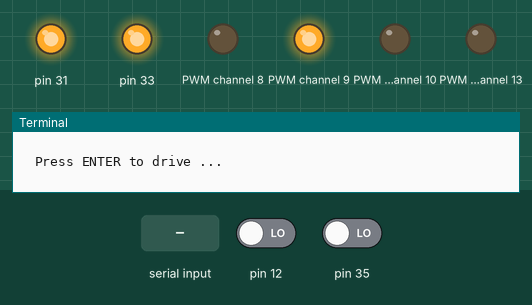
Simulated run of this program. Board: Jetson Nano (header pin numbers). Shown: output pins drawn as LEDs (lit = HIGH), the last lines printed to the terminal. Inputs (shaded band) come from the test bench; at power-on: pin 12 LOW, pin 35 LOW. The clock reads 2024-03-15 10:24:30 at power-on unless the program sets it.

Above: at 1.2 s.
1.3 s: "l" typed at the terminal, then Enter
At 1.7 s:
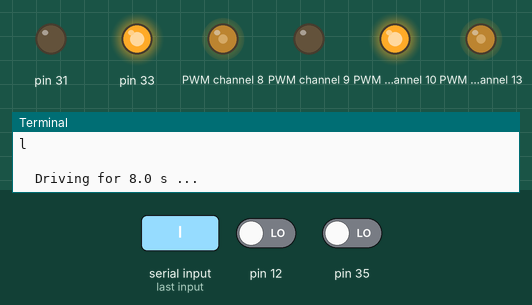
Timing chart, 0 to 10.8 s (numbered marks = the images above; inputs shaded):
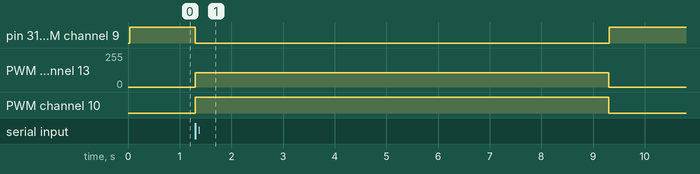

The program:

calibration_general_updated.py
```python
#!/usr/bin/env python3
"""
Diagnostic Motor Calibration — Ground-Truth Edition
====================================================
Drives both motors at equal PWM, then asks the operator for tape-measure
ground-truth measurements of where the robot ended up. From three simple
numbers (forward, lateral, drift side) it derives:

  - The actual arc the robot traveled (heading change, radius of curvature)
  - The ground distance each wheel ACTUALLY traveled (not the encoder lie)
  - The slip ratio per wheel (how much the encoder over-reports vs reality)
  - Suggested gain values calibrated to ground distance, not encoder ticks

Why this matters: encoders measure rotation, not ground motion. On
low-friction surfaces, wheel slip means the encoder can underreport the
real left/right asymmetry by 10× or more. The original encoder-only
calibration script gave wrong-sign gains because of this.

Geometry (assuming constant-curvature arc starting at origin facing +x):
    forward = R · sin(θ)
    lateral = R · (1 − cos(θ))
    →  θ = 2 · atan2(lateral, forward)
    →  R = forward / sin(θ)
    outer wheel arc = (|R| + b/2) · |θ|
    inner wheel arc = (|R| − b/2) · |θ|
"""

import time
import math
import yaml
import os

from motorDriver import DaguWheelsDriver
from encoderDriver import WheelEncoderDriver

# ── Settings (match the rest of the stack) ──────────────────────────────────
TEST_VELOCITY    = 0.25
TEST_DURATION    = 8.0
WHEEL_RADIUS     = 0.0325
TICKS_PER_REV    = 137.0
MAX_PHYSICAL_VEL = 0.5
BASELINE         = 0.185

GPIO_LEFT_ENC    = 12
GPIO_RIGHT_ENC   = 35

YAML_PATH = os.path.expanduser(
    "~/EVC/workshops/asg3_v2_maxxing/src/motor_control/config/kinematics.yaml"
)


# ── Helpers ──────────────────────────────────────────────────────────────────

def ticks_to_distance(ticks: int) -> float:
    return (ticks / TICKS_PER_REV) * 2.0 * math.pi * WHEEL_RADIUS


def ask_float(prompt: str) -> float:
    while True:
        try:
            return float(input(prompt).strip())
        except ValueError:
            print("  → please enter a number")


def ask_side(prompt: str) -> int:
    """Return +1 for left, −1 for right, 0 for straight."""
    while True:
        s = input(prompt).strip().lower()
        if s in ("l", "left"):    return +1
        if s in ("r", "right"):   return -1
        if s in ("s", "straight", ""): return 0
        print("  → please type 'left', 'right', or 'straight'")


def compute_arc_geometry(forward_m, lateral_m, baseline):
    """
    Returns (theta_rad, radius_m, d_center, d_left, d_right).

    Sign convention (ROS standard):
      + lateral = drifted LEFT
      + theta   = turned LEFT  (CCW)
    """
    if abs(lateral_m) < 1e-4:
        # Straight line
        return 0.0, float('inf'), forward_m, forward_m, forward_m

    # Heading change derived from end position (geometric identity for arcs)
    theta = 2.0 * math.atan2(lateral_m, forward_m)
    abs_theta = abs(theta)

    # Radius of curvature
    abs_R = abs(forward_m / math.sin(theta))
    d_center = abs_R * abs_theta

    if theta > 0:                       # left turn → right wheel is outer
        d_left  = (abs_R - baseline / 2.0) * abs_theta
        d_right = (abs_R + baseline / 2.0) * abs_theta
    else:                               # right turn → left wheel is outer
        d_left  = (abs_R + baseline / 2.0) * abs_theta
        d_right = (abs_R - baseline / 2.0) * abs_theta

    return theta, abs_R, d_center, d_left, d_right


def update_yaml(gain_left, gain_right):
    with open(YAML_PATH, "r") as f:
        config = yaml.safe_load(f)
    p = config["kinematics_node"]["ros__parameters"]
    p["gain_left"]  = round(gain_left,  4)
    p["gain_right"] = round(gain_right, 4)
    p["gain"]       = 1.0
    p["trim"]       = 0.0
    with open(YAML_PATH, "w") as f:
        yaml.dump(config, f, default_flow_style=False)


# ── Main ─────────────────────────────────────────────────────────────────────

def main():
    print("=" * 66)
    print("  DIAGNOSTIC MOTOR CALIBRATION  (Ground-Truth Edition)")
    print("=" * 66)
    print(f"  PWM={TEST_VELOCITY} for {TEST_DURATION}s on both wheels.")
    print(f"  Ideal forward distance: "
          f"{TEST_VELOCITY * MAX_PHYSICAL_VEL * TEST_DURATION:.2f} m")
    print()
    print("  Setup:")
    print("    1. Flat surface, robot at a marked start position")
    print("    2. Mark a STRAIGHT LINE on the floor under the wheel axle")
    print("    3. Note which direction the robot is pointing (so you can")
    print("       measure forward/lateral relative to the START heading)")
    print("    4. Have a tape measure ready")
    print("=" * 66)

    try:
        left_enc  = WheelEncoderDriver(GPIO_LEFT_ENC)
        right_enc = WheelEncoderDriver(GPIO_RIGHT_ENC)
        motors    = DaguWheelsDriver()
    except Exception as e:
        print(f"\n  Hardware init failed: {e}")
        return

    input("\n  Press ENTER to drive ...")

    try:
        left_enc._ticks  = 0
        right_enc._ticks = 0

        print(f"\n  Driving for {TEST_DURATION} s ...")
        motors.set_wheels_speed(left=TEST_VELOCITY, right=TEST_VELOCITY)
        time.sleep(TEST_DURATION)
        motors.set_wheels_speed(left=0.0, right=0.0)
        print("  Stopped.\n")

        # ── Encoder data ──────────────────────────────────────────────────────
        ticks_l    = left_enc._ticks
        ticks_r    = right_enc._ticks
        dist_l_enc = ticks_to_distance(ticks_l)
        dist_r_enc = ticks_to_distance(ticks_r)
        expected   = TEST_VELOCITY * MAX_PHYSICAL_VEL * TEST_DURATION

        print("─" * 66)
        print("  ENCODER READINGS   (what the wheels rotated, ignoring slip)")
        print("─" * 66)
        print(f"  Left  : {ticks_l:5d} ticks  →  {dist_l_enc:6.3f} m")
        print(f"  Right : {ticks_r:5d} ticks  →  {dist_r_enc:6.3f} m")
        print(f"  Diff  : {dist_l_enc - dist_r_enc:+.3f} m  (L − R)")

        # ── Ground-truth prompts ──────────────────────────────────────────────
        print("\n" + "─" * 66)
        print("  GROUND-TRUTH MEASUREMENT")
        print("─" * 66)
        print("  Measure from the robot's start mark to where it ended up.")
        print("  'Forward' is in the direction the robot was originally facing.")
        print("  'Lateral' is perpendicular drift (just the magnitude, in cm).")
        print()
        forward_cm = ask_float("  Forward distance from start (cm): ")
        lateral_cm = ask_float("  Lateral drift magnitude (cm): ")
        side       = ask_side("  Drifted to which side? (left/right/straight): ")

        forward_m = forward_cm / 100.0
        lateral_m = (side * lateral_cm) / 100.0   # + = left, − = right

        theta, R, d_center, d_left_gnd, d_right_gnd = compute_arc_geometry(
            forward_m, lateral_m, BASELINE
        )

        # ── Slip ratios ───────────────────────────────────────────────────────
        slip_l = dist_l_enc / d_left_gnd  if d_left_gnd  > 1e-3 else float('inf')
        slip_r = dist_r_enc / d_right_gnd if d_right_gnd > 1e-3 else float('inf')

        # ── Gain calculations ────────────────────────────────────────────────
        gain_l_gt  = expected / d_left_gnd  if d_left_gnd  > 1e-3 else 1.0
        gain_r_gt  = expected / d_right_gnd if d_right_gnd > 1e-3 else 1.0
        gain_l_enc = expected / dist_l_enc if dist_l_enc > 1e-3 else 1.0
        gain_r_enc = expected / dist_r_enc if dist_r_enc > 1e-3 else 1.0

        # ── Report ────────────────────────────────────────────────────────────
        print("\n" + "=" * 66)
        print("  DIAGNOSTIC RESULTS")
        print("=" * 66)

        print(f"\n  Path geometry (from your measurements):")
        side_label = "LEFT" if side > 0 else "RIGHT" if side < 0 else "straight"
        print(f"    End position     : forward={forward_m:.3f} m  "
              f"lateral={lateral_m:+.3f} m  ({side_label})")
        print(f"    Heading change   : {math.degrees(theta):+6.1f}°")
        if math.isfinite(R):
            print(f"    Arc radius       : {R:.3f} m")
        else:
            print(f"    Arc radius       : ∞ (straight line)")
        print(f"    Center traveled  : {d_center:.3f} m")

        print(f"\n  Per-wheel distances:")
        print(f"    {'':14} {'Encoder':>10}  {'Ground':>10}   {'Slip':>6}")
        print(f"    Left  wheel : {dist_l_enc:8.3f} m  {d_left_gnd:8.3f} m   "
              f"{slip_l:5.2f}×")
        print(f"    Right wheel : {dist_r_enc:8.3f} m  {d_right_gnd:8.3f} m   "
              f"{slip_r:5.2f}×")
        print(f"\n  Slip ratio = encoder / ground.  1.0 = no slip.")
        print(f"  > 1.0 = wheel spun more than it actually moved on the floor.")

        if abs(slip_l - slip_r) < 0.1:
            verdict = "Wheels have similar slip; drift is from motor asymmetry."
        elif slip_l > slip_r:
            verdict = ("LEFT wheel slips more → robot drifts LEFT under equal "
                       "PWM (right pushes more effectively).")
        else:
            verdict = ("RIGHT wheel slips more → robot drifts RIGHT under "
                       "equal PWM (left pushes more effectively).")
        print(f"\n  → {verdict}")

        print(f"\n  Suggested gains (calibrated to GROUND distance):")
        print(f"    gain_left  : {gain_l_gt:.4f}")
        print(f"    gain_right : {gain_r_gt:.4f}")
        print(f"    Ratio L/R  : {gain_l_gt / gain_r_gt:.4f}")
        print(f"    (Higher gain on a wheel = more PWM to that wheel)")

        print(f"\n  For comparison, the OLD encoder-only method would suggest:")
        print(f"    gain_left  : {gain_l_enc:.4f}   ← wrong-sign on slippery floor")
        print(f"    gain_right : {gain_r_enc:.4f}")
        print("=" * 66)

        # ── Save? ─────────────────────────────────────────────────────────────
        save = input("\n  Save ground-truth gains to kinematics.yaml? [y/n]: ") \
                  .strip().lower()
        if save == "y":
            update_yaml(gain_l_gt, gain_r_gt)
            print(f"\n  Saved to {YAML_PATH}")
            print("  Next: colcon build && source install/setup.bash")
        else:
            print("\n  Not saved.  Apply manually if you want:")
            print(f"    gain_left:  {gain_l_gt:.4f}")
            print(f"    gain_right: {gain_r_gt:.4f}")

    except KeyboardInterrupt:
        print("\n  Interrupted.")
    finally:
        motors.set_wheels_speed(left=0.0, right=0.0)
        motors.close()
        print("\n  Motors shut down.\n")


if __name__ == "__main__":
    main()
```

motorDriver.py
```python
#!/usr/bin/env python2

from math import fabs, floor
import Jetson.GPIO as GPIO
import hat

class DaguWheelsDriver:
    """Class handling communication with motors."""
    GPIO_MOTOR_ENCODER_1=12
    GPIO_MOTOR_ENCODER_2=35
    gpio_pin = 19


    LEFT_MOTOR_MIN_PWM = 60  #: Minimum speed for left motor
    LEFT_MOTOR_MAX_PWM = 255  #: Maximum speed for left motor
    RIGHT_MOTOR_MIN_PWM = 60  #: Minimum speed for right motor
    RIGHT_MOTOR_MAX_PWM = 255  #: Maximum speed for right motor
    SPEED_TOLERANCE = 1.0e-2  #: Speed tolerance level

    def __init__(self):
        self.DTHAT = hat.HATv3()
        self.leftMotor = self.DTHAT.get_motor(1, "left")
        self.rightMotor = self.DTHAT.get_motor(2, "right")
        # print out some stats
        self.leftSpeed = 0.0
        self.rightSpeed = 0.0
        #self.driver_1 = WheelEncoderDriver(self.GPIO_MOTOR_ENCODER_1)
        #self.driver_2 = WheelEncoderDriver(self.GPIO_MOTOR_ENCODER_2)

        self._pwm_update()

    def set_wheels_speed(self, left, right):
        """Sets speed of motors.

        Args:
           left (:obj:`float`): speed for the left wheel, should be between -1 and 1
           right (:obj:`float`): speed for the right wheel, should be between -1 and 1
        """
        self.leftSpeed = left
        self.rightSpeed = right
        self._pwm_update()

    def _pwm_value(self, v, min_pwm, max_pwm):
        """Transforms the requested speed into an int8 number.

        Args:
            v (:obj:`float`): requested speed, should be between -1 and 1.
            min_pwm (:obj:`int8`): minimum speed as int8
            max_pwm (:obj:`int8`): maximum speed as int8
        """
        pwm = 0
        if fabs(v) > self.SPEED_TOLERANCE:
            pwm = int(floor(fabs(v) * (max_pwm - min_pwm) + min_pwm))
        return min(pwm, max_pwm)

    def _pwm_update(self):
        """Sends commands to the microcontroller.

        Updates the current PWM signals (left and right) according to the
        linear velocities of the motors. The requested speed gets
        tresholded.
        """
        vl = self.leftSpeed
        vr = self.rightSpeed

        pwml = self._pwm_value(vl, self.LEFT_MOTOR_MIN_PWM, self.LEFT_MOTOR_MAX_PWM)
        pwmr = self._pwm_value(vr, self.RIGHT_MOTOR_MIN_PWM, self.RIGHT_MOTOR_MAX_PWM)
        leftMotorMode = hat.MotorDirection.RELEASE
        rightMotorMode = hat.MotorDirection.RELEASE

        if fabs(vl) < self.SPEED_TOLERANCE:
            pwml = 0
        elif vl > 0:
            leftMotorMode = hat.MotorDirection.FORWARD
        elif vl < 0:
            leftMotorMode = hat.MotorDirection.BACKWARD

        if fabs(vr) < self.SPEED_TOLERANCE:
            pwmr = 0
        elif vr > 0:
            rightMotorMode = hat.MotorDirection.FORWARD
        elif vr < 0:
            rightMotorMode = hat.MotorDirection.BACKWARD

        self.leftMotor.set(leftMotorMode, pwml)
        self.rightMotor.set(rightMotorMode, pwmr)

    def close(self):
        """Releases the motors and cleans up resources."""
        self.leftMotor.set(hat.MotorDirection.RELEASE)
        self.rightMotor.set(hat.MotorDirection.RELEASE)
        GPIO.cleanup()
```

encoderDriver.py
```python
#!/usr/bin/env python2

from enum import IntEnum
import Jetson.GPIO as GPIO
import time

class WheelDirection(IntEnum):
    FORWARD = 1
    REVERSE = -1

def current_milli_time():
    return int(round(time.time() * 1000))

class WheelEncoderDriver:
    """Class handling communication with a wheel encoder."""

    def __init__(self, gpio_pin):
        # valid gpio_pin
        if not 1 <= gpio_pin <= 40:
            raise ValueError("The pin number must be within the range [1, 40].")

        self._gpio_pin = gpio_pin

        current_mode = GPIO.getmode()
        if current_mode is None:
            # If nothing else set it, default to BOARD (since you use 12 and 35)
            GPIO.setmode(GPIO.BOARD)

        # setup pin
        GPIO.setup(gpio_pin, GPIO.IN)
        GPIO.add_event_detect(gpio_pin, GPIO.RISING, callback=self._cb)

        self.I = 0
        self.D = 0
        self._last_meas = 0
        self._last_time = current_milli_time() # Initialize with actual time
        self._ticks = 0
        self._direction = WheelDirection.FORWARD

    def get_direction(self):
        return self._direction

    def set_direction(self, direction):
        self._direction = direction

    def _cb(self, _):
        tim = current_milli_time()
        self._ticks += self._direction.value

        self.I += self._direction.value * (tim - self._last_time)

        self._last_time = tim

    def shutdown(self):
        GPIO.remove_event_detect(self._gpio_pin)
```

Source omitted: hat.py (4846 bytes)

Measured:
- after the input at 1.3 s, pin 31, PWM channel 9: HIGH → LOW at once, → HIGH 8.0 s later; PWM channel 8, PWM channel 13: 0/255 → 108/255 at once, → 0/255 8.0 s later; PWM channel 10: LOW → HIGH at once, → LOW 8.0 s later
